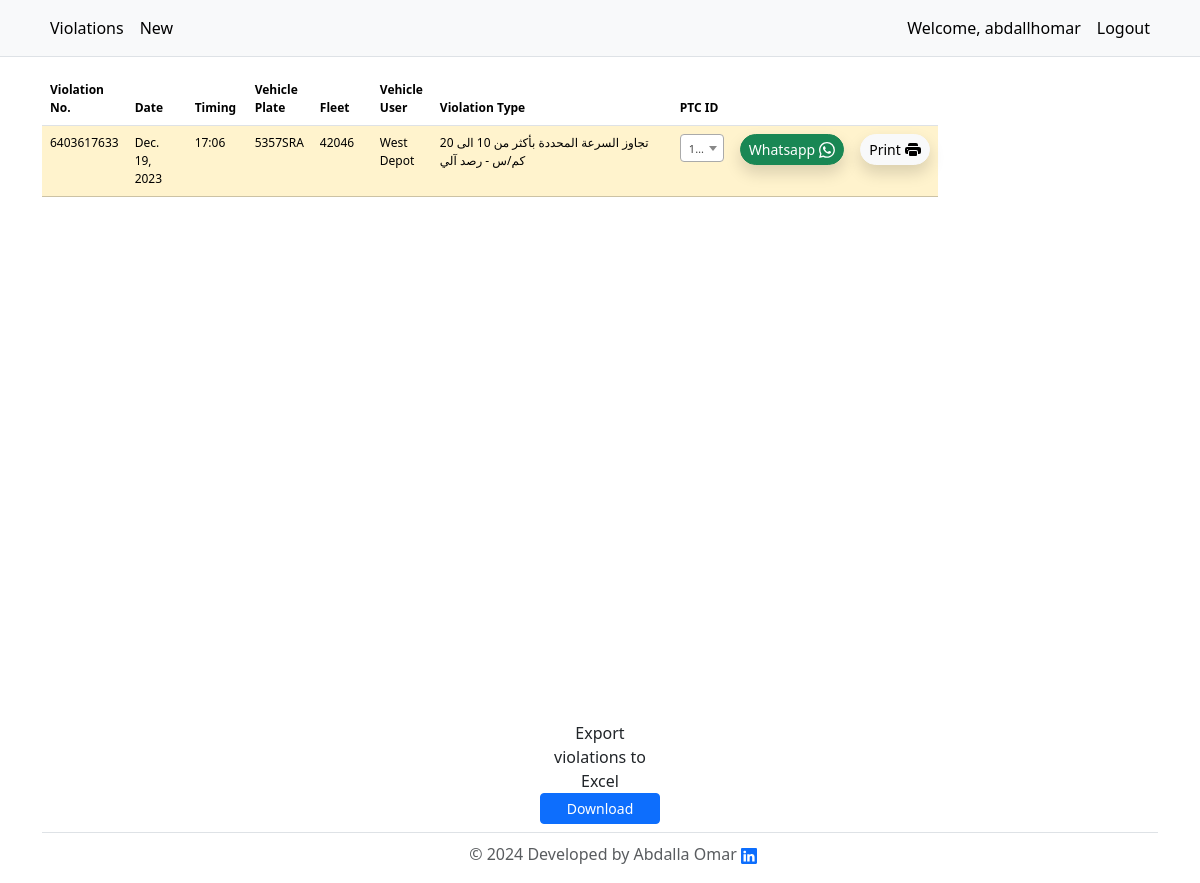
Page /violations (signed in) on the committed database.
### website/models.py (models this page shows)
class Violation(models.Model):
    violation_id = models.CharField(max_length=255, primary_key=True, blank=False, null=False)
    date = models.DateField()
    time = models.TimeField()
    amount = models.DecimalField(max_digits=8, decimal_places=2)
    violation_type = models.TextField()
    violation_type_arabic = models.TextField()
    vehicle = models.ForeignKey(Vehicle, on_delete=models.CASCADE, default="")
    employee = models.ForeignKey(Employee, on_delete=models.CASCADE, null=True, blank=True, default="")
    pdf = models.ForeignKey(PDF, on_delete=models.CASCADE, null=True, blank=True, default="")

class Vehicle(models.Model):
    fleet_no = models.BigIntegerField()
    vehicle_user = models.CharField(max_length=255)
    plate_eng = models.CharField(max_length=255, primary_key=True)
    plate_ar = models.CharField(max_length=255)
    vehicle_type = models.CharField(max_length=255, default='Bus')

### website/views.py (the view)
# urls.py: path("violations",views.view_violation,name='violations'),
@login_required(login_url='home')
def view_violation(request):
    violations = Violation.objects.all()
    employees = Employee.objects.all()
    vehicles = Vehicle.objects.all()
    employees_ptc = []
    for employee in employees:
        employees_ptc.append(employee.ptc_id)
    merged_data= []
    for violation in violations:
        vehicle= violation.vehicle
        violation_dict = model_to_dict(violation)
        vehicle_dict = model_to_dict(vehicle)
        if violation.employee:
            employee_dict = model_to_dict(violation.employee)
        else:
            employee_dict = {
                "ptc_id":"",
                "ID_number":None,
                "employee_name":None
            }
        if vehicle:
            merged_data.append({**violation_dict, **vehicle_dict,**employee_dict})
    context = {
        "violations":merged_data,
        "employees_ptc":employees_ptc
    }
    return render(request,"view_violations.html",context)

### website/templates/view_violations.html (shortened to what this page needs)
{% extends 'base.html' %} {% block content %}
<div class="container">
  <div class="fixed-height overflow-y-scroll">
    <table class="table table-hover">
      <thead class="sticky-top">
        <tr class="">
          <th scope="col" class="small-text violation_no">Violation No.</th>
          <th scope="col" class="small-text date">Date</th>
          <th scope="col" class="small-text timing">Timing</th>
          <th scope="col" class="small-text violation_plate">Vehicle Plate</th>
          <th scope="col" class="small-text fleet">Fleet</th>
          <th scope="col" class="small-text vehicle_user">Vehicle User</th>
          <th scope="col" class="small-text violation_type">Violation Type</th>
          <th scope="col" class="small-text ptc_id">PTC ID</th>
          <th scope="col" class="small-text whatsapp"></th>
          <th scope="col" class="small-text print"></th>
        </tr>
      </thead>
      <tbody>
        {% for violation in violations %}
        <tr
          onclick="sendPostRequest('{{ violation.violation_id }}','{{violation.employee.ptc_id}}','{{violation.violation_type}}')"
          class="{% if violation.employee and not violation.pdf %}table-warning{% elif violation.pdf %}table-success{% endif %}"
          id="row-{{violation.violation_id}}"
        >
          <td class="small-text">{{ violation.violation_id }}</td>
          <td class="small-text">{{ violation.date }}</td>
          <td class="small-text">{{ violation.time|time:"H:i" }}</td>
          <td class="small-text">{{ violation.plate_eng }}</td>
          <td class="small-text">{{violation.fleet_no}}</td>
          <td class="small-text">{{ violation.vehicle_user}}</td>
          <td class="small-text">{{ violation.violation_type }}</td>
          <td class="small-text" id="row-td-{{violation.violation_id}}">
          </td>
          <td>
            <button
              type="button"
              class="btn btn-success shadow btn-sm rounded-5"
            >
              <div class="d-flex justify-content-center align-items-center">
                <span class="me-1">Whatsapp</span>
              </div>
            </button>
          </td>
          <td>
            <button
              type="button"
              class="btn btn-light shadow btn-sm rounded-5"
              onclick="print_doc('{{ violation.violation_id }}')"
            >
              <div class="d-flex justify-content-center align-items-center">
                <span class="me-1">Print</span>
              </div>
            </button>
          </td>
        </tr>
        {% endfor %}
      </tbody>
    </table>
  </div>
  <div class="d-flex justify-content-center">
    <form id="exportForm" action="{% url 'export_violations' %}" method="post">
      <div class="mt-2 fixed-width1">
        <div class="d-flex justify-content-center">
          <label for="" class="text-center">Export violations to Excel</label>
        </div>
        <div class="d-flex justify-content-center">
          <button
            type="button"
            class="btn btn-primary btn-sm w-100"
            onclick="exportViolations()"
          >
            Download
          </button>
        </div>
      </div>
    </form>
  </div>
</div>
{% endblock %}

### website/templates/base.html (shortened to what this page needs)
{% load static %}
<!DOCTYPE html>
<html lang="en">
  <head>
    <link rel="stylesheet" href="{% static 'css/main.css' %}" />
    <link
      href="https://cdn.jsdelivr.net/npm/bootstrap@5.3.2/dist/css/bootstrap.min.css"
      rel="stylesheet"
    />
    <link
      href="https://cdn.jsdelivr.net/npm/select2@4.1.0-rc.0/dist/css/select2.min.css"
      rel="stylesheet"
    />
  </head>
  <body>
    {% include "header.html" %}
    {% block content %} {% endblock %}
    {% include "footer.html" %}
  </body>
</html>

### website/templates/header.html (shortened to what this page needs)
{% load static %}
<nav class="py-2 bg-body-tertiary border-bottom">
  <div class="container d-flex flex-wrap">
    <ul class="nav me-auto">
      <li class="nav-item">
        <a
          href="{% url 'violations' %}"
          class="nav-link link-body-emphasis px-2 active"
          aria-current="page"
        >
          Violations
        </a>
      </li>
      <li class="nav-item">
        <a
          href="#"
          onclick="show_new_form()"
          class="nav-link link-body-emphasis px-2"
        >
          New
        </a>
      </li>
    </ul>
    <ul class="nav">
      {% if user.is_authenticated %}
      <li class="nav-item">
        <span class="nav-link link-body-emphasis px-2">
          Welcome, {{ user.username }}
        </span>
      </li>
      <li class="nav-item">
        <a href="{% url 'logout' %}" class="nav-link link-body-emphasis px-2">
          Logout
        </a>
      </li>
      {% else %}
      <li class="nav-item">
        <a href="{% url 'home' %}" class="nav-link link-body-emphasis px-2">
          Login
        </a>
      </li>
      {% endif %}
    </ul>
  </div>
</nav>

### website/templates/footer.html (shortened to what this page needs)
<div class="container">
  <footer
    class="d-flex flex-wrap justify-content-center py-2 my-2 border-top px-3"
  >
    <div class="d-flex align-items-center">
      <a href="/" class="text-body-secondary text-decoration-none">
        <svg class="bi" width="30" height="24">
          <use xlink:href="#bootstrap"></use>
        </svg>
      </a>
      <span class="text-body-secondary">© 2024 Developed by Abdalla Omar</span>
      <a
        class="mx-1"
        href="https://www.linkedin.com/in/abdallhomar/"
        target="_blank"
        rel="noopener noreferrer"
      >
      </a>
    </div>
  </footer>
</div>

### website/static/css/main.css (style rules this page uses)
.fixed-height { height: 80vh; }
.fixed-width1 { width: 10vw; }
.small-text { font-size: 12px; }
.violation_no { width: 5dvw; }
.date { width: 5dvw; }
.timing { width: 5dvw; }
.violation_plate { width: 5dvw; }
.fleet { width: 5dvw; }
.vehicle_user { width: 5dvw; }
.violation_type { width: 20dvw; }
.ptc_id { width: 5dvw; }
.table { width: auto !important; }

### rows in the picture
Violation: violation_id "6403617633", date "Dec. 19, 2023", time "17:06", violation_type "تجاوز السرعة المحددة بأكثر من 10 الى 20 كم/س - رصد آلي"
Vehicle: plate_eng "5357SRA", vehicle_user "West Depot"

### other values in the picture
{{ user.username }} "abdallhomar"
{{ violation.fleet_no }} "42046"
